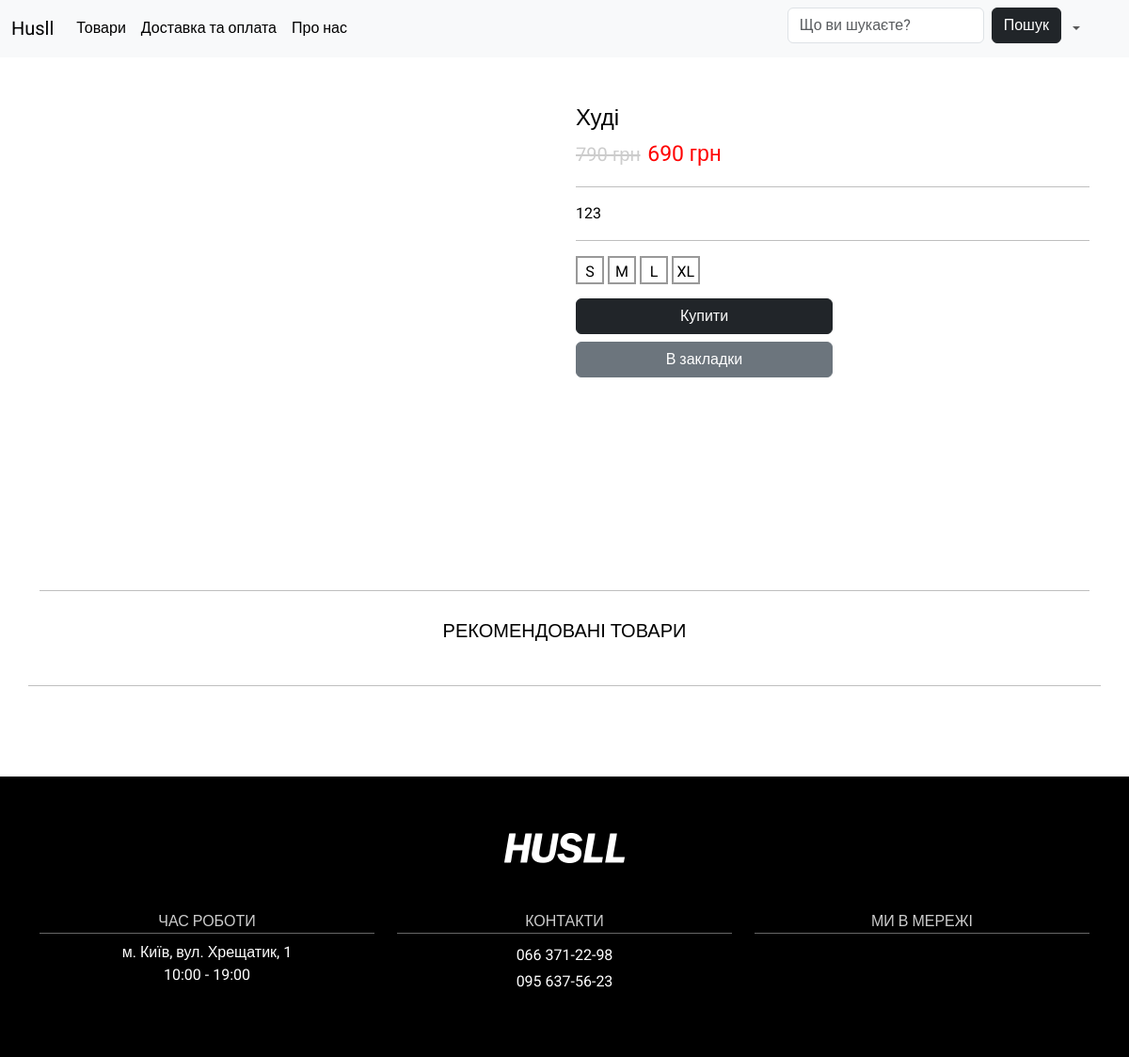
Page /product/1 on the committed database.
### main/models.py (models this page shows, shortened)
class Product(models.Model):
    name = models.CharField(max_length=200, db_index=True)
    main_price = models.CharField(max_length=10)
    discount_price = models.CharField(max_length=10, blank=True)
    description = models.TextField(max_length=250)
    photo = models.ImageField(upload_to='products/%Y/%m/%d/', blank=True)
    available = models.BooleanField(default=True)
    cat = models.ForeignKey('Category', on_delete=models.PROTECT)
    class Meta:
        verbose_name = 'Товари'
        verbose_name_plural = 'Товари'
        ordering = ['name', ]

### main/views.py (the view)
# urls.py: path('product/<int:product_id>', views.product_page, name='product_page'),
def product_page(request, product_id):
    product = get_object_or_404(Product, pk=product_id)
    recommended_products = Product.objects.filter(cat=product.cat).exclude(id=product_id)[:4]
    context = {
        'product': product,
        'recommended_products': recommended_products,
    }
    return render(request, 'main/product_page.html', context=context)

### main/templates/main/product_page.html (shortened to what this page needs)
{% extends 'main/base.html' %}
{% load static %}
{% block content %}
    <section class="product">
    <div class="container">
        <div class="row">
            <div class="col-lg-6 col-sm-3">
                <div class="zoom-container">
                </div>
            </div>
          <div class="col-lg-6 col-sm-3">
            <div class="product-head">
              <h4>{{ product.name }}</h4>
          </div>
          <div class="main-price">
              {% if product.discount_price%}
                    <small>{{ product.main_price }}</small></small> {{ product.discount_price }}
              {% else %}
                    {{ product.main_price }}
              {% endif %}
          </div>
          <hr>
          <div class="product-description">
              <p class="description">
                  {{ product.description }}
              </p>
          </div>
          <hr>
          <div>
              <div class="square-radio">
                  <label for="radio1"><span>S</span></label>
                  <label for="radio2"><span>M</span></label>
                  <label for="radio3"><span>L</span></label>
                  <label for="radio4"><span>XL</span></label>
                </div>
              </div>
              <div class="d-grid gap-2 col-6 mx-aut">
                <button class="btn btn-dark custom-btn-lg" type="button">Купити</button>
                <button class="btn btn-secondary custom-btn-lg" type="button">В закладки</button>
              </div>
          </div>
            <div class="container col-lg-12 col-sm-3">
              <hr>
            <h4 class="recommended-products-header">РЕКОМЕНДОВАНІ ТОВАРИ</h4>
            </div>
            <div class="container">
              <div class="row">
            <hr>
    </div>
  </section>
{% endblock %}

### main/static/main/css/main.css (style rules this page uses)
html { font-size: 16px; }
body { font-family: 'Roboto', sans-serif; font-size: 16px; font-weight: 400px; color: #000; background-color: #fff; min-width: 320px; }
section { padding: 50px 0; }
.zoom-container { overflow: hidden; width: 400px; height: 500px; }
.main-price { font-size: 23px; color: red; }
.main-price small { color: #ccc; font-weight: 400; text-decoration: line-through; margin-right: 2px; }
.square-radio label { display: inline-block; width: 30px; height: 30px; border: 2px solid #999; text-align: center; line-height: 30px; cursor: pointer; }
.square-radio label span { font-size: 16px; }
.square-radio { margin-bottom: 15px; }
.recommended-products-header { text-align: center; margin-top: 30px; margin-bottom: 30px; font-size: 20px; }

### rows in the picture
Product: name "Худі", main_price "790 грн", discount_price "690 грн", description "123"
